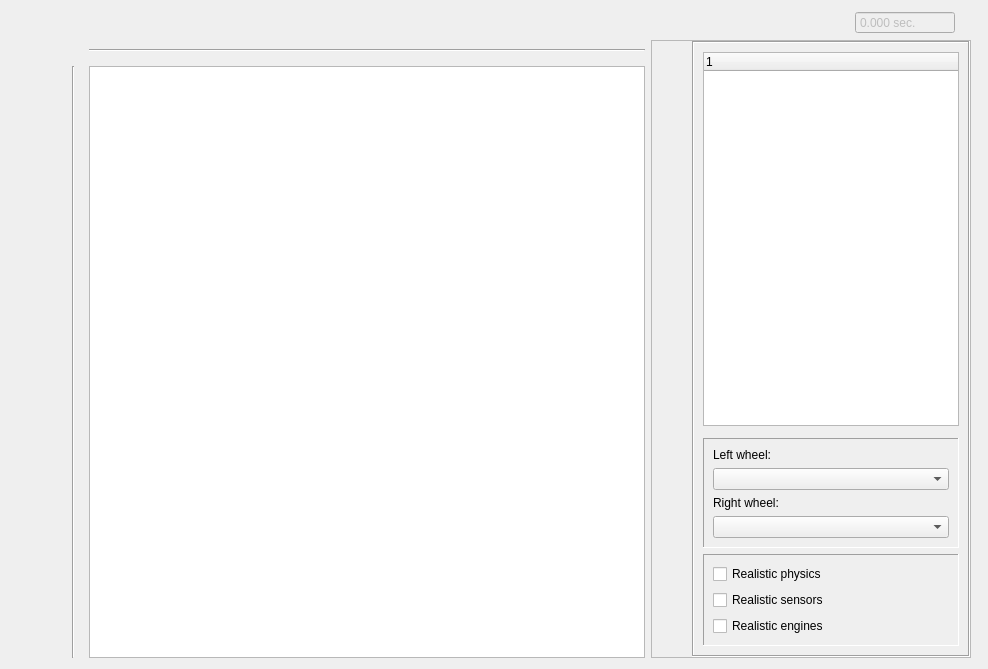
<?xml version="1.0" encoding="UTF-8"?>
<ui version="4.0">
 <class>TwoDModelWidget</class>
 <widget class="QWidget" name="TwoDModelWidget">
  <property name="geometry">
   <rect>
    <x>0</x>
    <y>0</y>
    <width>988</width>
    <height>669</height>
   </rect>
  </property>
  <property name="windowTitle">
   <string>2D Robot Model</string>
  </property>
  <layout class="QGridLayout" name="gridLayout" rowstretch="0,0,0,0,0,0,0" columnstretch="0,0,0,0,0">
   <item row="0" column="1" rowspan="7">
    <widget class="QWidget" name="toolbarWidget" native="true">
     <property name="sizePolicy">
      <sizepolicy hsizetype="Preferred" vsizetype="Expanding">
       <horstretch>0</horstretch>
       <verstretch>0</verstretch>
      </sizepolicy>
     </property>
     <layout class="QGridLayout" name="gridLayout_7">
      <property name="leftMargin">
       <number>0</number>
      </property>
      <property name="topMargin">
       <number>0</number>
      </property>
      <property name="rightMargin">
       <number>0</number>
      </property>
      <property name="bottomMargin">
       <number>0</number>
      </property>
      <property name="horizontalSpacing">
       <number>6</number>
      </property>
      <item row="0" column="0" colspan="2">
       <widget class="QWidget" name="mainTabBarWidget" native="true">
        <property name="sizePolicy">
         <sizepolicy hsizetype="Preferred" vsizetype="Expanding">
          <horstretch>0</horstretch>
          <verstretch>0</verstretch>
         </sizepolicy>
        </property>
        <layout class="QHBoxLayout" name="horizontalLayout">
         <property name="spacing">
          <number>0</number>
         </property>
         <property name="leftMargin">
          <number>0</number>
         </property>
         <property name="topMargin">
          <number>0</number>
         </property>
         <property name="rightMargin">
          <number>0</number>
         </property>
         <property name="bottomMargin">
          <number>0</number>
         </property>
         <item>
          <widget class="twoDModel::view::Palette" name="palette" native="true"/>
         </item>
        </layout>
       </widget>
      </item>
      <item row="2" column="0" colspan="2">
       <widget class="QPushButton" name="runButton">
        <property name="sizePolicy">
         <sizepolicy hsizetype="Minimum" vsizetype="Minimum">
          <horstretch>0</horstretch>
          <verstretch>0</verstretch>
         </sizepolicy>
        </property>
        <property name="minimumSize">
         <size>
          <width>44</width>
          <height>44</height>
         </size>
        </property>
        <property name="maximumSize">
         <size>
          <width>44</width>
          <height>44</height>
         </size>
        </property>
        <property name="toolTip">
         <string>Run program (Enter)</string>
        </property>
        <property name="text">
         <string/>
        </property>
        <property name="icon">
         <iconset resource="../../../../../interpreters/interpreterCore/interpreterCore.qrc">
          <normaloff>:/icons/2d_run.png</normaloff>:/icons/2d_run.png</iconset>
        </property>
        <property name="iconSize">
         <size>
          <width>44</width>
          <height>44</height>
         </size>
        </property>
        <property name="flat">
         <bool>true</bool>
        </property>
       </widget>
      </item>
      <item row="3" column="0" colspan="2">
       <widget class="QPushButton" name="stopButton">
        <property name="sizePolicy">
         <sizepolicy hsizetype="Minimum" vsizetype="Minimum">
          <horstretch>0</horstretch>
          <verstretch>0</verstretch>
         </sizepolicy>
        </property>
        <property name="minimumSize">
         <size>
          <width>44</width>
          <height>44</height>
         </size>
        </property>
        <property name="maximumSize">
         <size>
          <width>44</width>
          <height>44</height>
         </size>
        </property>
        <property name="toolTip">
         <string>Stop program (Esc)</string>
        </property>
        <property name="text">
         <string/>
        </property>
        <property name="icon">
         <iconset resource="../../../../../interpreters/interpreterCore/interpreterCore.qrc">
          <normaloff>:/icons/2d_stop.png</normaloff>:/icons/2d_stop.png</iconset>
        </property>
        <property name="iconSize">
         <size>
          <width>44</width>
          <height>44</height>
         </size>
        </property>
        <property name="flat">
         <bool>true</bool>
        </property>
       </widget>
      </item>
      <item row="1" column="0">
       <widget class="QPushButton" name="initialStateButton">
        <property name="text">
         <string/>
        </property>
        <property name="icon">
         <iconset resource="../../../../../interpreters/interpreterCore/interpreterCore.qrc">
          <normaloff>:/icons/2d_robot_back.png</normaloff>:/icons/2d_robot_back.png</iconset>
        </property>
        <property name="flat">
         <bool>true</bool>
        </property>
       </widget>
      </item>
     </layout>
    </widget>
   </item>
   <item row="0" column="4" rowspan="7">
    <widget class="QWidget" name="sceneWidget" native="true">
     <layout class="QGridLayout" name="gridLayout_6">
      <property name="leftMargin">
       <number>0</number>
      </property>
      <property name="topMargin">
       <number>0</number>
      </property>
      <property name="rightMargin">
       <number>0</number>
      </property>
      <property name="bottomMargin">
       <number>0</number>
      </property>
      <item row="1" column="1" colspan="3">
       <widget class="QWidget" name="sceneHeaderWidget" native="true">
        <layout class="QHBoxLayout" name="horizontalLayout_3">
         <property name="leftMargin">
          <number>0</number>
         </property>
         <property name="topMargin">
          <number>0</number>
         </property>
         <property name="rightMargin">
          <number>0</number>
         </property>
         <property name="bottomMargin">
          <number>0</number>
         </property>
         <item>
          <widget class="twoDModel::view::GridParameters" name="gridParametersBox">
           <property name="sizePolicy">
            <sizepolicy hsizetype="Expanding" vsizetype="Preferred">
             <horstretch>0</horstretch>
             <verstretch>0</verstretch>
            </sizepolicy>
           </property>
          </widget>
         </item>
         <item>
          <spacer name="horizontalSpacer">
           <property name="orientation">
            <enum>Qt::Horizontal</enum>
           </property>
           <property name="sizeType">
            <enum>QSizePolicy::Expanding</enum>
           </property>
           <property name="sizeHint" stdset="0">
            <size>
             <width>1</width>
             <height>20</height>
            </size>
           </property>
          </spacer>
         </item>
         <item>
          <widget class="QPushButton" name="speedDownButton">
           <property name="sizePolicy">
            <sizepolicy hsizetype="Fixed" vsizetype="Fixed">
             <horstretch>0</horstretch>
             <verstretch>0</verstretch>
            </sizepolicy>
           </property>
           <property name="maximumSize">
            <size>
             <width>16</width>
             <height>16</height>
            </size>
           </property>
           <property name="focusPolicy">
            <enum>Qt::NoFocus</enum>
           </property>
           <property name="toolTip">
            <string>Decrease speed</string>
           </property>
           <property name="text">
            <string/>
           </property>
           <property name="icon">
            <iconset resource="../../../../../interpreters/interpreterCore/interpreterCore.qrc">
             <normaloff>:/icons/2d_minus.svg</normaloff>:/icons/2d_minus.svg</iconset>
           </property>
           <property name="autoRepeat">
            <bool>true</bool>
           </property>
           <property name="flat">
            <bool>true</bool>
           </property>
          </widget>
         </item>
         <item>
          <widget class="QDoubleSpinBox" name="timelineBox">
           <property name="enabled">
            <bool>false</bool>
           </property>
           <property name="sizePolicy">
            <sizepolicy hsizetype="Fixed" vsizetype="Fixed">
             <horstretch>0</horstretch>
             <verstretch>0</verstretch>
            </sizepolicy>
           </property>
           <property name="maximumSize">
            <size>
             <width>100</width>
             <height>16777215</height>
            </size>
           </property>
           <property name="focusPolicy">
            <enum>Qt::NoFocus</enum>
           </property>
           <property name="contextMenuPolicy">
            <enum>Qt::NoContextMenu</enum>
           </property>
           <property name="toolTip">
            <string>Time in 2D model</string>
           </property>
           <property name="readOnly">
            <bool>true</bool>
           </property>
           <property name="buttonSymbols">
            <enum>QAbstractSpinBox::NoButtons</enum>
           </property>
           <property name="suffix">
            <string> sec.</string>
           </property>
           <property name="decimals">
            <number>3</number>
           </property>
           <property name="maximum">
            <double>2000000000.000000000000000</double>
           </property>
          </widget>
         </item>
         <item>
          <widget class="QPushButton" name="speedUpButton">
           <property name="sizePolicy">
            <sizepolicy hsizetype="Fixed" vsizetype="Fixed">
             <horstretch>0</horstretch>
             <verstretch>0</verstretch>
            </sizepolicy>
           </property>
           <property name="maximumSize">
            <size>
             <width>16</width>
             <height>16</height>
            </size>
           </property>
           <property name="focusPolicy">
            <enum>Qt::NoFocus</enum>
           </property>
           <property name="toolTip">
            <string>Increase speed</string>
           </property>
           <property name="text">
            <string/>
           </property>
           <property name="icon">
            <iconset resource="../../../../../interpreters/interpreterCore/interpreterCore.qrc">
             <normaloff>:/icons/2d_plus.svg</normaloff>:/icons/2d_plus.svg</iconset>
           </property>
           <property name="autoRepeat">
            <bool>true</bool>
           </property>
           <property name="flat">
            <bool>true</bool>
           </property>
          </widget>
         </item>
        </layout>
       </widget>
      </item>
      <item row="2" column="1">
       <widget class="twoDModel::view::Ruler" name="horizontalRuler">
        <property name="sizePolicy">
         <sizepolicy hsizetype="Preferred" vsizetype="Fixed">
          <horstretch>0</horstretch>
          <verstretch>0</verstretch>
         </sizepolicy>
        </property>
        <property name="minimumSize">
         <size>
          <width>0</width>
          <height>20</height>
         </size>
        </property>
        <property name="maximumSize">
         <size>
          <width>16777215</width>
          <height>20</height>
         </size>
        </property>
        <property name="frameShape">
         <enum>QFrame::Panel</enum>
        </property>
        <property name="frameShadow">
         <enum>QFrame::Sunken</enum>
        </property>
        <property name="orientation">
         <enum>Qt::Horizontal</enum>
        </property>
       </widget>
      </item>
      <item row="3" column="0">
       <widget class="twoDModel::view::Ruler" name="verticalRuler">
        <property name="minimumSize">
         <size>
          <width>20</width>
          <height>0</height>
         </size>
        </property>
        <property name="maximumSize">
         <size>
          <width>20</width>
          <height>16777215</height>
         </size>
        </property>
        <property name="frameShape">
         <enum>QFrame::Panel</enum>
        </property>
        <property name="frameShadow">
         <enum>QFrame::Sunken</enum>
        </property>
        <property name="orientation">
         <enum>Qt::Vertical</enum>
        </property>
       </widget>
      </item>
      <item row="2" column="2" rowspan="2">
       <widget class="QFrame" name="detailsPanel">
        <property name="sizePolicy">
         <sizepolicy hsizetype="Minimum" vsizetype="Preferred">
          <horstretch>0</horstretch>
          <verstretch>0</verstretch>
         </sizepolicy>
        </property>
        <property name="frameShape">
         <enum>QFrame::StyledPanel</enum>
        </property>
        <property name="frameShadow">
         <enum>QFrame::Raised</enum>
        </property>
        <layout class="QHBoxLayout" name="horizontalLayout_2">
         <property name="spacing">
          <number>0</number>
         </property>
         <property name="leftMargin">
          <number>0</number>
         </property>
         <property name="topMargin">
          <number>0</number>
         </property>
         <property name="rightMargin">
          <number>0</number>
         </property>
         <property name="bottomMargin">
          <number>0</number>
         </property>
         <item>
          <widget class="QPushButton" name="toggleDetailsButton">
           <property name="sizePolicy">
            <sizepolicy hsizetype="Fixed" vsizetype="Preferred">
             <horstretch>0</horstretch>
             <verstretch>0</verstretch>
            </sizepolicy>
           </property>
           <property name="text">
            <string/>
           </property>
           <property name="icon">
            <iconset resource="../../../../../interpreters/interpreterCore/interpreterCore.qrc">
             <normaloff>:/icons/2d_left.png</normaloff>:/icons/2d_left.png</iconset>
           </property>
           <property name="flat">
            <bool>true</bool>
           </property>
          </widget>
         </item>
         <item>
          <widget class="QFrame" name="detailsContainer">
           <property name="sizePolicy">
            <sizepolicy hsizetype="Minimum" vsizetype="Preferred">
             <horstretch>0</horstretch>
             <verstretch>0</verstretch>
            </sizepolicy>
           </property>
           <property name="frameShape">
            <enum>QFrame::Box</enum>
           </property>
           <property name="frameShadow">
            <enum>QFrame::Sunken</enum>
           </property>
           <layout class="QVBoxLayout" name="verticalLayout_2">
            <item>
             <widget class="twoDModel::view::DetailsTab" name="detailsTab">
              <column>
               <property name="text">
                <string notr="true">1</string>
               </property>
              </column>
             </widget>
            </item>
            <item>
             <widget class="QFrame" name="portsFrame">
              <property name="frameShape">
               <enum>QFrame::NoFrame</enum>
              </property>
              <property name="frameShadow">
               <enum>QFrame::Plain</enum>
              </property>
              <layout class="QFormLayout" name="portsFormLayout">
               <property name="fieldGrowthPolicy">
                <enum>QFormLayout::AllNonFixedFieldsGrow</enum>
               </property>
               <property name="horizontalSpacing">
                <number>0</number>
               </property>
               <property name="verticalSpacing">
                <number>0</number>
               </property>
               <property name="leftMargin">
                <number>0</number>
               </property>
               <property name="topMargin">
                <number>0</number>
               </property>
               <property name="rightMargin">
                <number>0</number>
               </property>
               <property name="bottomMargin">
                <number>0</number>
               </property>
              </layout>
             </widget>
            </item>
            <item>
             <widget class="QFrame" name="motorsFrame">
              <property name="frameShape">
               <enum>QFrame::Panel</enum>
              </property>
              <property name="frameShadow">
               <enum>QFrame::Sunken</enum>
              </property>
              <layout class="QVBoxLayout" name="verticalLayout_3">
               <item>
                <widget class="QLabel" name="leftWheelLabel">
                 <property name="text">
                  <string>Left wheel:</string>
                 </property>
                </widget>
               </item>
               <item>
                <widget class="QComboBox" name="leftWheelComboBox"/>
               </item>
               <item>
                <widget class="QLabel" name="rightWheelLabel">
                 <property name="text">
                  <string>Right wheel:</string>
                 </property>
                </widget>
               </item>
               <item>
                <widget class="QComboBox" name="rightWheelComboBox"/>
               </item>
              </layout>
             </widget>
            </item>
            <item>
             <widget class="QFrame" name="physicsFrame">
              <property name="frameShape">
               <enum>QFrame::Panel</enum>
              </property>
              <property name="frameShadow">
               <enum>QFrame::Sunken</enum>
              </property>
              <layout class="QVBoxLayout" name="verticalLayout">
               <item>
                <widget class="QCheckBox" name="realisticPhysicsCheckBox">
                 <property name="text">
                  <string>Realistic physics</string>
                 </property>
                </widget>
               </item>
               <item>
                <widget class="QCheckBox" name="enableSensorNoiseCheckBox">
                 <property name="text">
                  <string>Realistic sensors</string>
                 </property>
                </widget>
               </item>
               <item>
                <widget class="QCheckBox" name="enableMotorNoiseCheckBox">
                 <property name="text">
                  <string>Realistic engines</string>
                 </property>
                </widget>
               </item>
              </layout>
             </widget>
            </item>
           </layout>
          </widget>
         </item>
        </layout>
       </widget>
      </item>
      <item row="3" column="1">
       <widget class="graphicsUtils::AbstractView" name="graphicsView">
        <property name="sizePolicy">
         <sizepolicy hsizetype="Expanding" vsizetype="Expanding">
          <horstretch>1</horstretch>
          <verstretch>1</verstretch>
         </sizepolicy>
        </property>
        <property name="toolTip">
         <string/>
        </property>
       </widget>
      </item>
     </layout>
    </widget>
   </item>
  </layout>
 </widget>
 <customwidgets>
  <customwidget>
   <class>graphicsUtils::AbstractView</class>
   <extends>QGraphicsView</extends>
   <header>qrutils/graphicsUtils/abstractItemView.h</header>
  </customwidget>
  <customwidget>
   <class>twoDModel::view::GridParameters</class>
   <extends>QFrame</extends>
   <header>src/engine/view/parts/gridParameters.h</header>
   <container>1</container>
  </customwidget>
  <customwidget>
   <class>twoDModel::view::Palette</class>
   <extends>QWidget</extends>
   <header>src/engine/view/parts/palette.h</header>
  </customwidget>
  <customwidget>
   <class>twoDModel::view::DetailsTab</class>
   <extends>QTreeWidget</extends>
   <header>src/engine/view/parts/detailsTab.h</header>
  </customwidget>
  <customwidget>
   <class>twoDModel::view::Ruler</class>
   <extends>QFrame</extends>
   <header>src/engine/view/parts/ruler.h</header>
   <container>1</container>
  </customwidget>
 </customwidgets>
 <resources>
  <include location="../../../../../interpreters/interpreterCore/interpreterCore.qrc"/>
  <include location="../../../../../interpreters/interpreterCore/interpreterCore.qrc"/>
 </resources>
 <connections/>
</ui>
